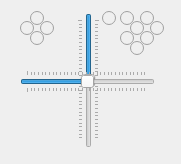
<ui version="4.0" >
 <class>joystickDialog</class>
 <widget class="QDialog" name="joystickDialog" >
  <property name="windowModality" >
   <enum>Qt::WindowModal</enum>
  </property>
  <property name="geometry" >
   <rect>
    <x>0</x>
    <y>0</y>
    <width>181</width>
    <height>164</height>
   </rect>
  </property>
  <property name="sizePolicy" >
   <sizepolicy vsizetype="Fixed" hsizetype="Fixed" >
    <horstretch>0</horstretch>
    <verstretch>0</verstretch>
   </sizepolicy>
  </property>
  <property name="windowTitle" >
   <string>Joystick</string>
  </property>
  <widget class="QRadioButton" name="radioBtnJoy5Up" >
   <property name="enabled" >
    <bool>false</bool>
   </property>
   <property name="geometry" >
    <rect>
     <x>30</x>
     <y>10</y>
     <width>16</width>
     <height>16</height>
    </rect>
   </property>
   <property name="font" >
    <font>
     <family>Verdana</family>
    </font>
   </property>
   <property name="text" >
    <string/>
   </property>
   <property name="autoExclusive" >
    <bool>false</bool>
   </property>
  </widget>
  <widget class="QRadioButton" name="radioBtnJoy4Left" >
   <property name="enabled" >
    <bool>false</bool>
   </property>
   <property name="geometry" >
    <rect>
     <x>20</x>
     <y>20</y>
     <width>16</width>
     <height>16</height>
    </rect>
   </property>
   <property name="font" >
    <font>
     <family>Verdana</family>
    </font>
   </property>
   <property name="text" >
    <string/>
   </property>
   <property name="autoExclusive" >
    <bool>false</bool>
   </property>
  </widget>
  <widget class="QRadioButton" name="radioBtnJoy11" >
   <property name="enabled" >
    <bool>false</bool>
   </property>
   <property name="geometry" >
    <rect>
     <x>102</x>
     <y>10</y>
     <width>16</width>
     <height>16</height>
    </rect>
   </property>
   <property name="font" >
    <font>
     <family>Verdana</family>
    </font>
   </property>
   <property name="text" >
    <string/>
   </property>
   <property name="autoExclusive" >
    <bool>false</bool>
   </property>
  </widget>
  <widget class="QRadioButton" name="radioBtnJoy10" >
   <property name="enabled" >
    <bool>false</bool>
   </property>
   <property name="geometry" >
    <rect>
     <x>120</x>
     <y>10</y>
     <width>16</width>
     <height>16</height>
    </rect>
   </property>
   <property name="font" >
    <font>
     <family>Verdana</family>
    </font>
   </property>
   <property name="text" >
    <string/>
   </property>
   <property name="autoExclusive" >
    <bool>false</bool>
   </property>
  </widget>
  <widget class="QRadioButton" name="radioBtnJoy5Down" >
   <property name="enabled" >
    <bool>false</bool>
   </property>
   <property name="geometry" >
    <rect>
     <x>30</x>
     <y>30</y>
     <width>16</width>
     <height>16</height>
    </rect>
   </property>
   <property name="font" >
    <font>
     <family>Verdana</family>
    </font>
   </property>
   <property name="text" >
    <string/>
   </property>
   <property name="autoExclusive" >
    <bool>false</bool>
   </property>
  </widget>
  <widget class="QRadioButton" name="radioBtnJoy0" >
   <property name="enabled" >
    <bool>false</bool>
   </property>
   <property name="geometry" >
    <rect>
     <x>120</x>
     <y>30</y>
     <width>16</width>
     <height>16</height>
    </rect>
   </property>
   <property name="font" >
    <font>
     <family>Verdana</family>
    </font>
   </property>
   <property name="text" >
    <string/>
   </property>
   <property name="autoExclusive" >
    <bool>false</bool>
   </property>
  </widget>
  <widget class="QRadioButton" name="radioBtnJoy4Right" >
   <property name="enabled" >
    <bool>false</bool>
   </property>
   <property name="geometry" >
    <rect>
     <x>40</x>
     <y>20</y>
     <width>16</width>
     <height>16</height>
    </rect>
   </property>
   <property name="font" >
    <font>
     <family>Verdana</family>
    </font>
   </property>
   <property name="text" >
    <string/>
   </property>
   <property name="autoExclusive" >
    <bool>false</bool>
   </property>
  </widget>
  <widget class="QSlider" name="sliderJoystickY" >
   <property name="geometry" >
    <rect>
     <x>77</x>
     <y>13</y>
     <width>23</width>
     <height>135</height>
    </rect>
   </property>
   <property name="font" >
    <font>
     <family>Verdana</family>
    </font>
   </property>
   <property name="minimum" >
    <number>-32767</number>
   </property>
   <property name="maximum" >
    <number>32767</number>
   </property>
   <property name="pageStep" >
    <number>100</number>
   </property>
   <property name="value" >
    <number>0</number>
   </property>
   <property name="orientation" >
    <enum>Qt::Vertical</enum>
   </property>
   <property name="invertedAppearance" >
    <bool>true</bool>
   </property>
   <property name="tickPosition" >
    <enum>QSlider::TicksBothSides</enum>
   </property>
   <property name="tickInterval" >
    <number>2000</number>
   </property>
  </widget>
  <widget class="QRadioButton" name="radioBtnJoy4" >
   <property name="enabled" >
    <bool>false</bool>
   </property>
   <property name="geometry" >
    <rect>
     <x>140</x>
     <y>10</y>
     <width>16</width>
     <height>16</height>
    </rect>
   </property>
   <property name="font" >
    <font>
     <family>Verdana</family>
    </font>
   </property>
   <property name="text" >
    <string/>
   </property>
   <property name="autoExclusive" >
    <bool>false</bool>
   </property>
  </widget>
  <widget class="QRadioButton" name="radioBtnJoy3" >
   <property name="enabled" >
    <bool>false</bool>
   </property>
   <property name="geometry" >
    <rect>
     <x>140</x>
     <y>30</y>
     <width>16</width>
     <height>16</height>
    </rect>
   </property>
   <property name="font" >
    <font>
     <family>Verdana</family>
    </font>
   </property>
   <property name="text" >
    <string/>
   </property>
   <property name="autoExclusive" >
    <bool>false</bool>
   </property>
  </widget>
  <widget class="QRadioButton" name="radioBtnJoy1" >
   <property name="enabled" >
    <bool>false</bool>
   </property>
   <property name="geometry" >
    <rect>
     <x>130</x>
     <y>20</y>
     <width>16</width>
     <height>16</height>
    </rect>
   </property>
   <property name="font" >
    <font>
     <family>Verdana</family>
    </font>
   </property>
   <property name="text" >
    <string/>
   </property>
   <property name="autoExclusive" >
    <bool>false</bool>
   </property>
  </widget>
  <widget class="QRadioButton" name="radioBtnJoy5" >
   <property name="enabled" >
    <bool>false</bool>
   </property>
   <property name="geometry" >
    <rect>
     <x>150</x>
     <y>20</y>
     <width>16</width>
     <height>16</height>
    </rect>
   </property>
   <property name="font" >
    <font>
     <family>Verdana</family>
    </font>
   </property>
   <property name="text" >
    <string/>
   </property>
   <property name="autoExclusive" >
    <bool>false</bool>
   </property>
  </widget>
  <widget class="QRadioButton" name="radioBtnJoy2" >
   <property name="enabled" >
    <bool>false</bool>
   </property>
   <property name="geometry" >
    <rect>
     <x>130</x>
     <y>40</y>
     <width>16</width>
     <height>16</height>
    </rect>
   </property>
   <property name="font" >
    <font>
     <family>Verdana</family>
    </font>
   </property>
   <property name="text" >
    <string/>
   </property>
   <property name="autoExclusive" >
    <bool>false</bool>
   </property>
  </widget>
  <widget class="QSlider" name="sliderJoystickX" >
   <property name="geometry" >
    <rect>
     <x>20</x>
     <y>70</y>
     <width>135</width>
     <height>23</height>
    </rect>
   </property>
   <property name="font" >
    <font>
     <family>Verdana</family>
    </font>
   </property>
   <property name="minimum" >
    <number>-32767</number>
   </property>
   <property name="maximum" >
    <number>32767</number>
   </property>
   <property name="pageStep" >
    <number>100</number>
   </property>
   <property name="value" >
    <number>0</number>
   </property>
   <property name="orientation" >
    <enum>Qt::Horizontal</enum>
   </property>
   <property name="tickPosition" >
    <enum>QSlider::TicksBothSides</enum>
   </property>
   <property name="tickInterval" >
    <number>2000</number>
   </property>
  </widget>
 </widget>
 <resources/>
 <connections/>
</ui>
